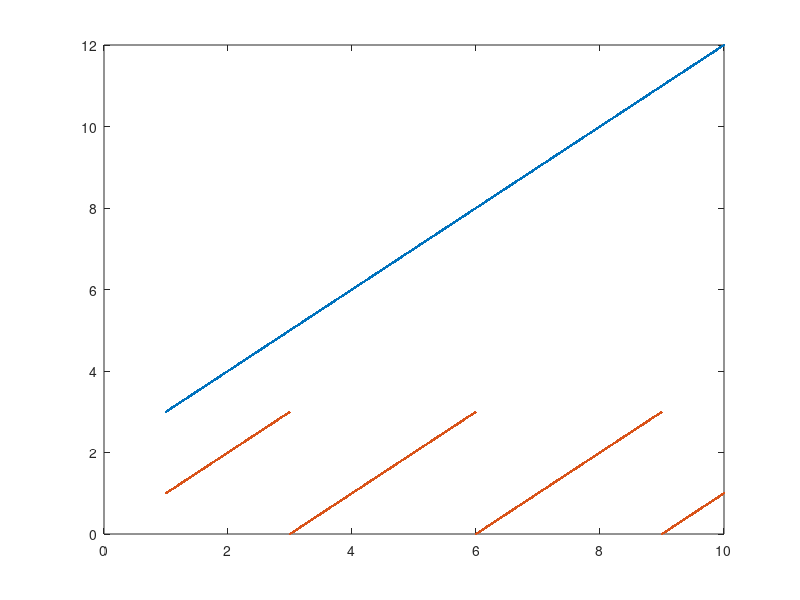

Write MATLAB code to recreate this figure. (Note: this script raises an error after producing the figure.)
%%%%%%%%%%%%%%%%%%%%%%%%%%%%%%%%%%%%%%%%%%%%%%%%%%%%%%%%%%%%%%%%%%%%%%%%%%%
% Generic Curve Fitting
%
% A transform to take a pixelated image of a psf into the localized
% coordinates
%
% AJN 12/21/16
%%%%%%%%%%%%%%%%%%%%%%%%%%%%%%%%%%%%%%%%%%%%%%%%%%%%%%%%%%%%%%%%%%%%%%%%%%%
clearvars; clc; close all;
% hold off
%% Use this section to create your data set 
% load('composit.mat','x','drifts')
clear yf theta1 theta2 xsub ysub

%% 
% load('3d_data.mat');
% ind = absz < 1000;
x=1:0.01:10;
x = x(:);
y = [x+2,mod(x,3)];
xsub = x;
ysub = y;
for i = 1:numel(ysub(1,:))
plot(x,y(:,i),'.')
hold on
end

%% Neural Network Stuff 
% Layer information
inputs = numel(xsub(1,:));
outputs = numel(ysub(1,:));
hiddens = 30;
it = 5000;

% Fitting Stuff
lambda = 0.0;
trainper = 1;
epsint = 0.12;

% build random thetas
theta1 = rand(hiddens, inputs + 1)*2*epsint - epsint;
theta2 = rand(outputs, hiddens +1)*2*epsint - epsint;

% Feature scaling
for i = 1:numel(ysub(1,:))
    ymi(i) = min(ysub(:,i));
    ysc(i) = (max(ysub(:,i)) - min(ysub(:,i)));
    ys(:,i) = (ysub(:,i) - ymi(i))/ysc(i);
end

[theta1, theta2] = func_lorax_neural_teach(theta1, theta2, xsub, ys, lambda, it, trainper);

% trained neural calc
% x = (1:100).';
a3 = func_eval_NN(x,theta1,theta2);
% x = x(:);
% X1 = [ ones(numel(x(:,1)),1), x];
% z2 = X1*theta1.';
% a2 = [ones(numel(z2(:,1)),1), sigmoid(z2)];
% z3 = a2*theta2.';
% a3 = sigmoid(z3);

% unscale
for i = 1:numel(ysub(1,:))
yf(:,i) = a3(:,i) * ysc(i) + ymi(i);
end

for i = 1:numel(ysub(1,:))
hold on
plot(x,yf(:,i),'.');
end
legend('Data',' Neural Network');